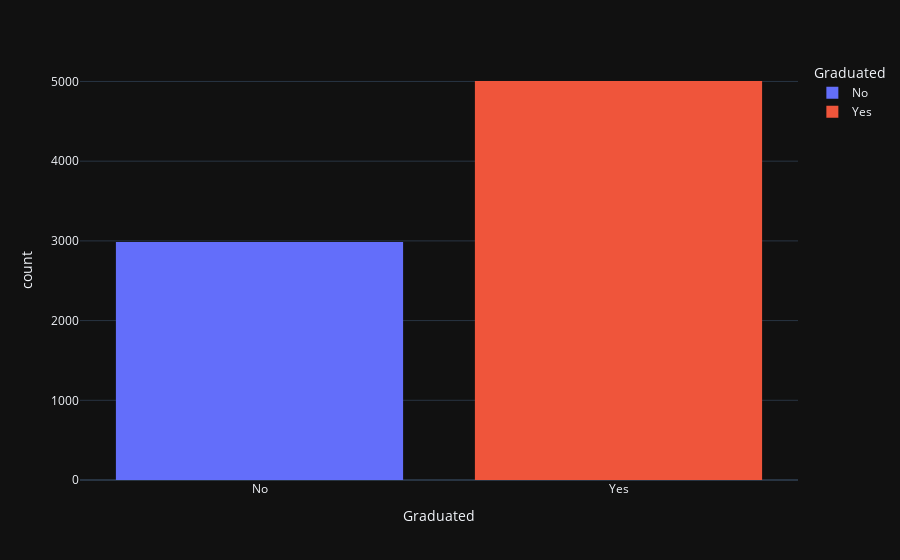

The notebook cell saved with this chart:
### Code cell
fig2 = px.histogram(Train,x='Graduated',color='Graduated',template='plotly_dark')
fig2.show()

### Figure 1 — Plotly figure (JSON) as saved in the notebook; plotly's stock layout.template omitted (floating-point values rounded to 4 significant figures; data arrays with more than 128 entries replaced by an {"elided": "..."} marker saying what was removed)
{"data": [{"alignmentgroup": "True", "bingroup": "x", "hovertemplate": "Graduated=%{x}<br>count=%{y}<extra></extra>", "legendgroup": "No", "marker": {"color": "#636efa", "pattern": {"shape": ""}}, "name": "No", "offsetgroup": "No", "orientation": "v", "showlegend": true, "type": "histogram", "x": {"elided": "2986 str values"}, "xaxis": "x", "yaxis": "y"}, {"alignmentgroup": "True", "bingroup": "x", "hovertemplate": "Graduated=%{x}<br>count=%{y}<extra></extra>", "legendgroup": "Yes", "marker": {"color": "#EF553B", "pattern": {"shape": ""}}, "name": "Yes", "offsetgroup": "Yes", "orientation": "v", "showlegend": true, "type": "histogram", "x": {"elided": "5006 str values"}, "xaxis": "x", "yaxis": "y"}], "layout": {"barmode": "relative", "legend": {"title": {"text": "Graduated"}, "tracegroupgap": 0}, "margin": {"t": 60}, "xaxis": {"anchor": "y", "categoryarray": ["No", "Yes"], "categoryorder": "array", "domain": [0, 1], "title": {"text": "Graduated"}}, "yaxis": {"anchor": "x", "domain": [0, 1], "title": {"text": "count"}}}}
